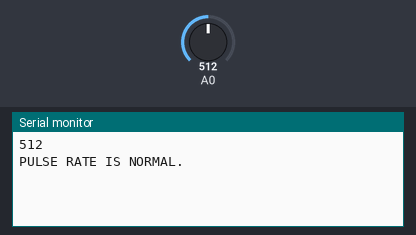
This sketch was run on a simulated ESP8266 (NodeMCU). Shown: the last lines printed to the serial monitor. Inputs (shaded band) come from the test bench; at power-on: A0 = 512. WiFi joins after 1.5 s; servers stay silent unless stated.

Above: at 2.4 s.
2.5 s: A0 set to 687
At 3.8 s:
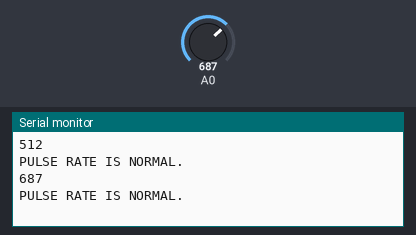
4.0 s: A0 set to 710
At 6.3 s:
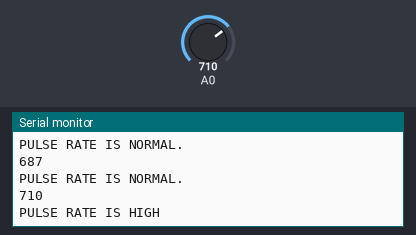

Measured:
- the behaviour switches between 700 and 701 on A0 (found by bisection; images 1 and 2)
- after the input at 2.5 s, the serial monitor: prints a new line after 0.81 s (image 1)
- after the input at 4.0 s, the serial monitor: prints a new line after 1.0 s (image 2)

The sketch:

NEW_FINAL_Madras_1.ino
```cpp
#include <ESP8266WiFi.h>
#include <WiFiClient.h>
#include <ThingSpeak.h>
#include <FirebaseArduino.h>
#include <SoftwareSerial.h>
const char* ssid = "Redmi 69";
const char* password = "12345678";
//SoftwareSerial ESPserial(D2,D3);

WiFiClient client;
unsigned long myChannelNumber =  982309;
const char * myWriteAPIKey = "X5A90DBZP3SO7NW0";
String MakerIFTTT_Key ;
;String MakerIFTTT_Event;
char *append_str(char *here, String s) {  int i=0; while (*here++ = s[i]){i++;};return here-1;}
char *append_ul(char *here, unsigned long u) { char buf[20]; return append_str(here, ultoa(u, buf, 10));}
char post_rqst[256];char *p;char *content_length_here;char *json_start;int compi;


void setup() {
   // pinMode(D2,INPUT);
  //pinMode(D3,OUTPUT);

Serial.begin(115200);
//ESPserial.begin(115200);
delay(10);
 // setup_wifi();
   Firebase.begin("health-care-456ee.firebaseio.com","n0BkhKo5kEAM40ti82KOVQLPbeidWy23no9Q4Oms");

WiFi.begin(ssid, password);
// Connect to WiFi network
ThingSpeak.begin(client);

}
int time1=0;
int y=(analogRead(A0)/50 + 50);
void loop() {

Serial.println();
delay(1000);
//if ( ESPserial.available() ){
 //Serial.write( analogRead(A0) );}
  Firebase.push("pulse/time",time1);
  Firebase.push("pulse/slot_1",y);
  time1++;
  ThingSpeak.writeField(myChannelNumber, 1,y, myWriteAPIKey);
  Serial.println(analogRead(A0));

delay(100);
if(analogRead(A0)>700){

  if (client.connect("maker.ifttt.com",80)) {
    MakerIFTTT_Key ="cyk3RcqmJ4FUjC3jMfJ7ba";
    MakerIFTTT_Event ="msg";
    p = post_rqst;
    p = append_str(p, "POST /trigger/");
    p = append_str(p, MakerIFTTT_Event);
    p = append_str(p, "/with/key/");
    p = append_str(p, MakerIFTTT_Key);
    p = append_str(p, " HTTP/1.1\r\n");
    p = append_str(p, "Host: maker.ifttt.com\r\n");
    p = append_str(p, "Content-Type: application/json\r\n");
    p = append_str(p, "Content-Length: ");
    content_length_here = p;
    p = append_str(p, "NN\r\n");
    p = append_str(p, "\r\n");
    json_start = p;
    p = append_str(p, "{\"value1\":\"");
    p = append_str(p, "9234449737");
    p = append_str(p, "\",\"value2\":\"");
    p = append_str(p, "PULSE RATE IS HIGH");
    p = append_str(p, "\",\"value3\":\"");
    p = append_str(p, "");
    p = append_str(p, "\"}");
    Serial.println("PULSE RATE IS HIGH");

    compi= strlen(json_start);
    content_length_here[0] = '0' + (compi/10);
    content_length_here[1] = '0' + (compi%10);
    client.print(post_rqst);
    delay(10000);

  }

  }
  else if(analogRead(A0)<300){

     if (client.connect("maker.ifttt.com",80)) {
    MakerIFTTT_Key ="cyk3RcqmJ4FUjC3jMfJ7ba";
    MakerIFTTT_Event ="msg";
    p = post_rqst;
    p = append_str(p, "POST /trigger/");
    p = append_str(p, MakerIFTTT_Event);
    p = append_str(p, "/with/key/");
    p = append_str(p, MakerIFTTT_Key);
    p = append_str(p, " HTTP/1.1\r\n");
    p = append_str(p, "Host: maker.ifttt.com\r\n");
    p = append_str(p, "Content-Type: application/json\r\n");
    p = append_str(p, "Content-Length: ");
    content_length_here = p;
    p = append_str(p, "NN\r\n");
    p = append_str(p, "\r\n");
    json_start = p;
    p = append_str(p, "{\"value1\":\"");
    p = append_str(p, "9234449737");
    p = append_str(p, "\",\"value2\":\"");
    p = append_str(p, "PULSE RATE IS LOW");
    p = append_str(p, "\",\"value3\":\"");
    p = append_str(p, "");
    p = append_str(p, "\"}");
    Serial.println("PULSE RATE IS LOW");

    compi= strlen(json_start);
    content_length_here[0] = '0' + (compi/10);
    content_length_here[1] = '0' + (compi%10);
    client.print(post_rqst);
    delay(10000);

  }
    }
    else{
      Serial.println("PULSE RATE IS NORMAL.");

      }


  }
```
